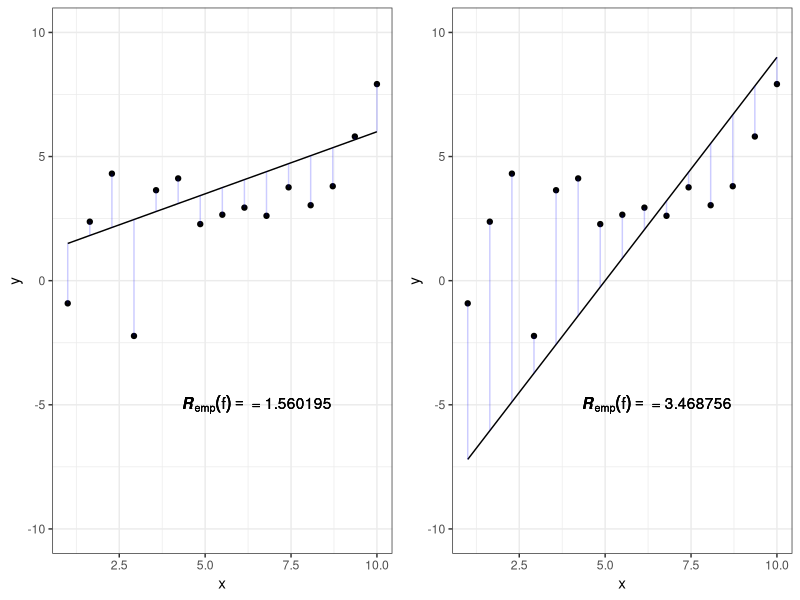

Source code (R):
##################################################################
####################Risk for different functions##################
##################################################################
# Aim: motivation of risk minimization
# Plot with two or three functions plot including corresponding risk
# Using the absolute loss in order to create an easy understanding 
# of the concept risk and risk minimization 
# 

#######
#libraries

library(ggplot2)
library(gridExtra)
library(grid)

#######
# Create sample data
set.seed(1234)

#number of data points
n <- 15

# errors
sd <- 2
eps <- rnorm(n = n , mean = 0, sd = sd)

# x values
x <- seq (1,10,length.out = n)

#linear model 
b0 <- 1
b1 <- 0.5
y <- b0 + b1*x + eps


#####
#perfect model 
model_1 <- b0 + b1*x

model_2 <- b0 + (b1-0.4)*x

model_3 <- b0-10+ (b1+1.3)*x
 
data <- data.frame(x = x, y = y, model_1 = model_1, model_2 = model_2, model_3) 


residual_plot <- function(data, model){
  
  risk <- sum (abs(y-model))/nrow(data)
  
  ggplot(data = data, mapping = aes(x = x, y=y)) +
    geom_point() +
    geom_line (aes(x =x, y= model))+
    geom_segment(aes(xend = x, yend = model), alpha = .2,colour = "blue") +
    theme_bw() +
    ylim(c(-10,10))+
    annotate("text", x = 6.5, y = -5, label = bquote(bolditalic(R)[emp](f)==~"="~.(risk)))
    #annotate("text", x = 6.5, y = -5, label = bquote(bolditalic(R)[emp](f)== frac(1,n) %*% sum(L(y^(i), f(bold(x)^(i))), i==1, n)~"="~.(risk)))
  
}

grid <- grid.arrange(
  residual_plot(data, model= model_1)+ 
    theme(plot.background = element_rect(fill = "white")),
  #residual_plot(data, model= model_2),
  residual_plot(data, model= model_3), ncol = 2)

ggsave("figure_man/ml-basic_riskmin-2-risk.png", grid)
